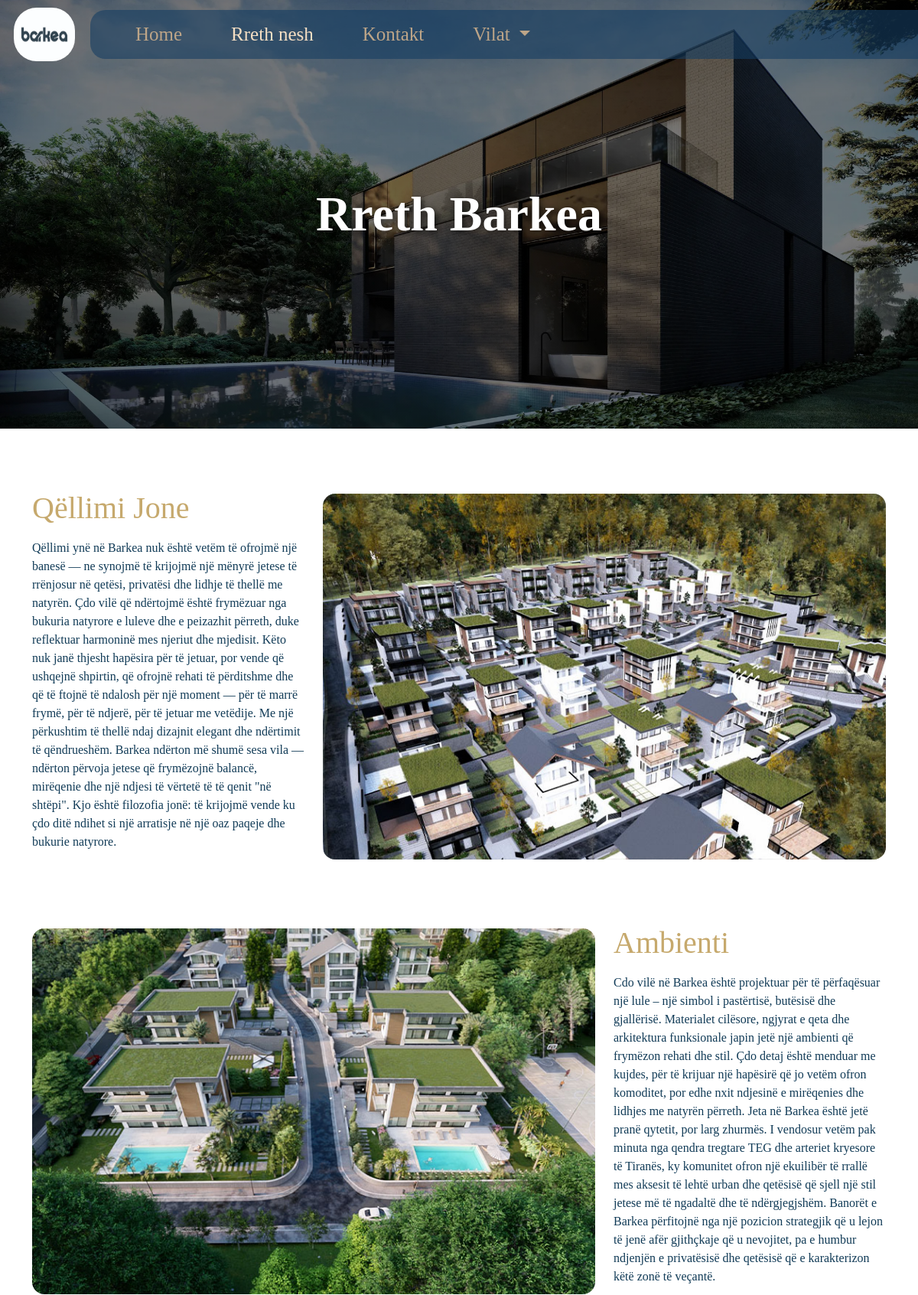
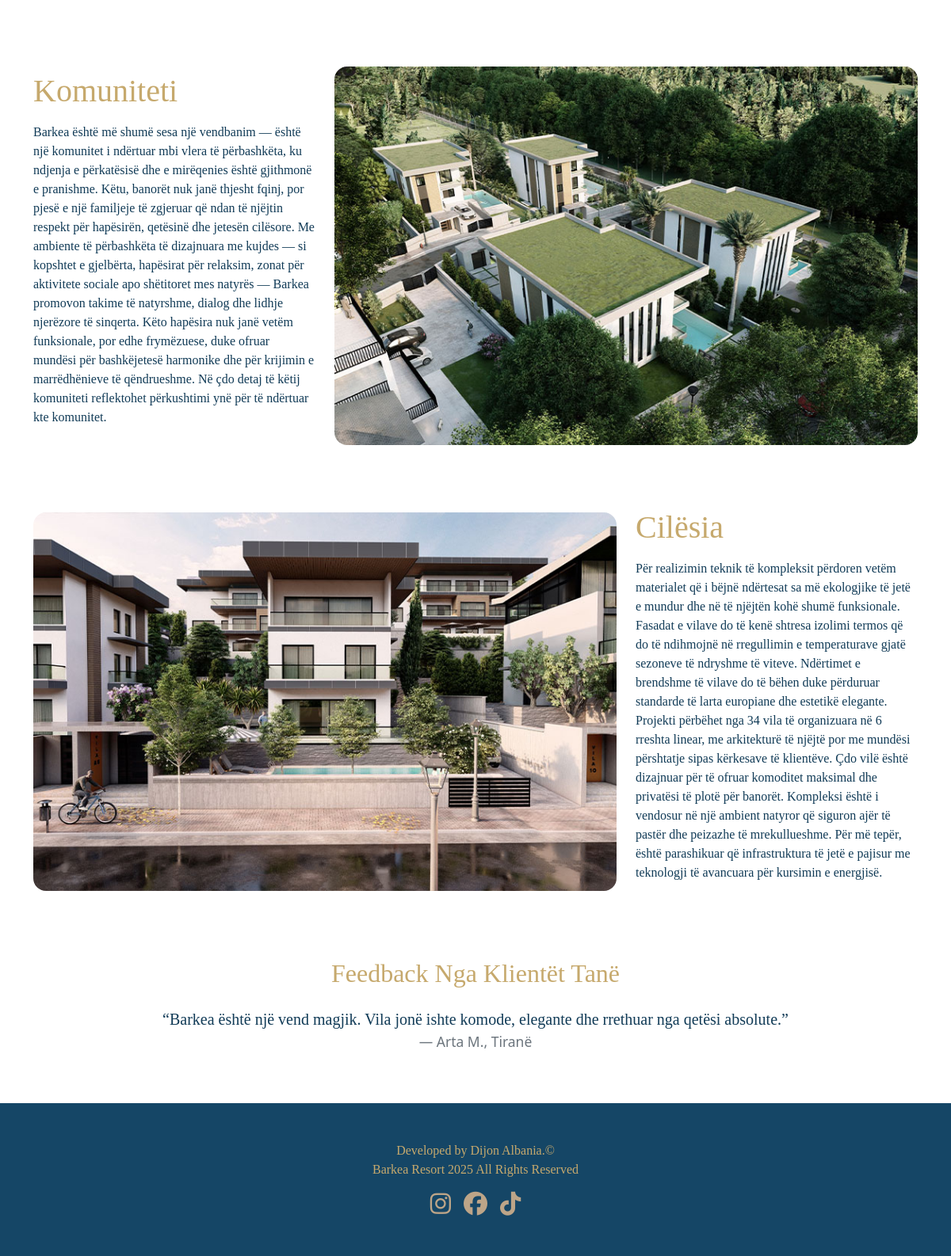
The page /about/ on the database its author committed (2 pictures, top to bottom).
### Barkea_App/models.py (models this page shows, shortened)
class About(models.Model):
    main_title=models.CharField(max_length=10)
    title1=models.CharField(max_length=20)
    description1=models.TextField()
    title2=models.CharField(max_length=20)
    description2=models.TextField()
    title3=models.CharField(max_length=20)
    description3=models.TextField()
    title4=models.CharField(max_length=20)
    description4=models.TextField()

### Barkea_App/views.py (the view)
# urls.py: path('about/', views.about_view, name='about'),
def about_view(request):
    footer= Footer.objects.first()
    vilat = Vilat.objects.all()
    about = About.objects.first()
    return render(request, 'barkea_about.html' ,{'vilat': vilat , 'about':about, 'footer': footer})

### Barkea_App/templates/barkea_about.html (shortened to what this page needs)
{% load static %}
<!DOCTYPE html>
<html lang="en">
<head>
	<link
	href="https://cdn.jsdelivr.net/npm/bootstrap@5.3.6/dist/css/bootstrap.min.css"
	rel="stylesheet"
>
	<link rel="stylesheet" href="https://cdnjs.cloudflare.com/ajax/libs/animate.css/4.1.1/animate.min.css"/>
  <link rel="stylesheet" href="https://cdn.jsdelivr.net/npm/bootstrap-icons@1.10.5/font/bootstrap-icons.css">
  <link href="https://cdn.jsdelivr.net/npm/aos@2.3.4/dist/aos.css" rel="stylesheet">
	<link rel="stylesheet" href="{% static 'CSS/barkea_about.css' %}">
  <link rel="stylesheet" href="https://cdnjs.cloudflare.com/ajax/libs/font-awesome/6.5.1/css/all.min.css">
</head>
<body>
<div id="hero-section">
  <div id="navBox" class="mb-5">
    <a class="navbar-brand" href="#">
      <img src="{% static "img/barkealogo.jpg"%}" alt="Avatar Logo" class="siteLogo">
    </a>
    <nav id="navBar" class="navbar fluid navbar-expand-sm animate__animated animate__fadeInRight">
      <div class="container-fluid d-flex justify-content-between align-items-center">
        <div class="collapse navbar-collapse" id="navbarLinks">
          <ul class="navbar-nav me-auto">
            <li class="nav-item mx-4">
              <a class="nav-link" href="{% url "home" %}">Home</a>
            </li>
            <li class="nav-item mx-4">
              <a class="nav-link active" href="{% url "about" %}">Rreth nesh</a>
            </li>
            <li class="nav-item mx-4">
              <a class="nav-link" href="{% url "contact" %}">Kontakt</a>
            </li>
            <li class="nav-item dropdown mx-4">
                <a class="nav-link dropdown-toggle" href="#" role="button" data-bs-toggle="dropdown" aria-expanded="false">
                  Vilat
                </a>
              </li>
          </ul>
        </div>
      </div>
    </nav>
  </div>
  <div class="hero-text">
    <h1 class="hero-header">Rreth Barkea</h1>
		</div>
</div>
  <div class="container" id="container1" data-aos="fade-up">
    <div class="row mt-5 d-flex align-items-center" id="row1">
      <div class="col-lg-4 d-flex flex-column justify-content-center" id="col1">
        <h1 class="subheader animate__animated animate__fadeInDown mb-3 text-start">{{about.title1}}</h1>
        <p class="animate__animated animate__fadeInRight w-100">
          {{about.description1}}
        </p>
      </div>
      <div class="col-lg-8 d-flex justify-content-start align-items-center">
        <img src="{% static "img/about_img.jpg"%}" class="img-fluid rounded-4 animate__animated animate__zoomIn w-100">
      </div>
    </div>
  </div>
  <div class="container" id="container2" data-aos="fade-up">
    <div class="row mt-5 d-flex align-items-center" id="row2">
      <div class="col-lg-8  d-flex justify-content-end align-items-center">
        <img src="{% static "img/about-2.jpg"%}" class="img-fluid rounded-4 animate__animated animate__zoomIn w-100">
      </div>
      <div class="col-lg-4 d-flex flex-column justify-content-bottom" id="col2">
        <h1 class="subheader animate__animated animate__fadeInDown mb-3 text-start">{{about.title2}}</h1>
        <p class="animate__animated animate__fadeInRight">
          {{about.description2}}
        </p>
      </div>
    </div>
  </div>
  <div class="container" id="container3" data-aos="fade-up">
    <div class="row mt-5 d-flex align-items-center" id="row3">
      <div class="col-lg-4 d-flex flex-column" id="col3">
        <h1 class="subheader animate__animated animate__fadeInDown mb-3 text-start">{{about.title3}}</h1>
        <p class="animate__animated animate__fadeInRight">
          {{about.description3}}
      </div>
      <div class="col-lg-8 d-flex justify-content-start align-items-center">
        <img src="{% static "img/about-3.jpg"%}" class="img-fluid rounded-4 animate__animated animate__zoomIn w-100">
      </div>
    </div>
  </div>
  <div class="container" id="container4" data-aos="fade-up">
    <div class="row mt-5 d-flex align-items-center" id="row4">
      <div class="col-lg-8  d-flex justify-content-end align-items-center">
        <img src="{% static "img/about-4.jpg"%}" class="img-fluid rounded-4 animate__animated animate__zoomIn w-100">
      </div>
      <div class="col-lg-4 d-flex flex-column justify-content-bottom" id="col4">
        <h1 class="subheader animate__animated animate__fadeInDown mb-3 text-start">{{about.title4}}</h1>
        <p class="animate__animated animate__fadeInRight">
          {{about.description4}}
        </p>
      </div>
    </div>
  </div>
  <div class="container my-5">
  <h2 class="text-center mb-4 subheader">Feedback Nga Klientët Tanë</h2>
  <div id="testimonialCarousel" class="carousel slide" data-bs-ride="carousel" data-bs-interval="3000">
    <div class="carousel-inner text-center">
      <div class="carousel-item active">
        <blockquote class="blockquote">
          <p class="mb-3">“Barkea është një vend magjik. Vila jonë ishte komode, elegante dhe rrethuar nga qetësi absolute.”</p>
          <footer class="blockquote-footer">Arta M., Tiranë</footer>
        </blockquote>
      </div>
    </div>
    <button class="carousel-control-prev" type="button" data-bs-target="#testimonialCarousel" data-bs-slide="prev">
      <span class="carousel-control-prev-icon"></span>
    </button>
    <button class="carousel-control-next" type="button" data-bs-target="#testimonialCarousel" data-bs-slide="next">
      <span class="carousel-control-next-icon"></span>
    </button>
  </div>
</div>
<footer id="footer" class="text-center text-lg-start py-5">
  <div class="container">
	<div class="row text-center">
		<label class="p-0">Developed by Dijon Albania.©</label>
		<label class="p-0">Barkea Resort <span id="year"></span> All Rights Reserved</label>
		<div class="d-flex justify-content-center align-items-center flex-row g-3">
		<a href="{{ footer.instagram }}" target="_blank">
			<i class="fa-brands fa-instagram mx-2"></i>
		</a>
		<a href="{{ footer.facebook }}" target="_blank">
			<i class="fa-brands fa-facebook mx-2"></i>
		</a>
		<a href="{{ footer.tiktok }}" target="_blank">
			<i class="fa-brands fa-tiktok mx-2"></i>
		</a>
		</div>
	</div>
  </div>
</footer>
</body>
</html>

### Barkea_App/static/CSS/barkea_about.css (style rules this page uses)
body { overflow-x: hidden; }
#hero-section { background: linear-gradient(rgba(0, 0, 0, 0.5), rgba(0, 0, 0, 0.5)), url("../img/hero_img.jpg") no-repeat center center/cover; background-repeat: no-repeat; height: 70vh; position: relative; color: white; display: flex; flex-direction: column; align-items: flex-start; row-gap: 120px; padding-left: 1.5%; }
.hero-text { position: absolute; top: 50%; left: 50%; transform: translate(-50%, -50%); display: flex; justify-content: center; align-items: center; text-align: center; padding: 20px 40px; border-radius: 8px; }
.hero-header { font-size: 4rem; font-weight: 700; line-height: 1.2; margin: 20px 0; font-family: Cambria, Cochin, Georgia, Times, 'Times New Roman', serif; border-radius: 10px; text-shadow: 2px 2px 8px rgba(0, 0, 0, 0.7); }
@media (min-width: 992px) { #container1, #container2, #container3, #container4 { margin-top: 80px; margin-bottom: 80px; } }
@media screen and (min-width:992px) and (max-width: 1280px) { li { font-size: 12px; } }
#navBox { display: flex; align-items:center; justify-content: space-between; gap: 20px; width: 100%; padding-top: 10px; top: 0; z-index: 999; }
#navBar { flex-grow: 1; border-top-left-radius: 20px; border-bottom-left-radius: 20px; padding: 5px 15px; background-color: #173e629a; z-index: 1050; }
.navbar-nav { margin: 0 !important; }
.siteLogo { border-radius:30px; width: 80px; height: 70px; }
.nav-link { font-size: 25px; transition: 0.3s; color: #BDA588 !important; font-family: Cambria, Cochin, Georgia, Times, 'Times New Roman', serif; }
.nav-link.active { color: #f5dfc4 !important; }
h1 { font-size: 40px; font-family: Cambria, Cochin, Georgia, Times, 'Times New Roman', serif; }
p { color: #113b57; font-family: Cambria, Cochin, Georgia, Times, 'Times New Roman', serif; }
.subheader { color:#c6a96d ; font-family: Cambria, Cochin, Georgia, Times, 'Times New Roman', serif; }
#footer { bottom:0; left:0; right:0; padding-top: 10px; padding-bottom: 10px; background-color:#154666; color:#c6a96d; text-align: center; font-family: Cambria, Cochin, Georgia, Times, 'Times New Roman', serif; }
i.fa-instagram, .fa-facebook, .fa-tiktok { font-size: 30px; }
a { color: #BDA588; }

### rows shown on the page
About: title1 "Qëllimi Jone", description1 "Qëllimi ynë në Barkea nuk është vetëm të ofrojmë një banesë — ne synojmë të krijojmë një mënyrë jetese të rrënjosur në qetësi, privatësi dhe lidhje të thellë me natyrën. Çdo vilë që ndërtojmë është frymëzuar nga bukuria natyrore e luleve dhe e peizazhit përreth, duke reflektuar harmoninë mes njeriut dhe mjedisit. Këto nuk janë thjesht hapësira për të jetuar, por vende që ushqejnë shpirtin, që ofrojnë rehati të përditshme dhe që të ftojnë të ndalosh për një moment — për të marrë frymë, për të ndjerë, për të jetuar me vetëdije. Me një përkushtim të thellë ndaj dizajnit elegant dhe ndërtimit të qëndrueshëm. Barkea ndërton më shumë sesa vila — ndërton përvoja jetese që frymëzojnë balancë,…", title2 "Ambienti", description2 "Cdo vilë në Barkea është projektuar për të përfaqësuar një lule – një simbol i pastërtisë, butësisë dhe gjallërisë. Materialet cilësore, ngjyrat e qeta dhe arkitektura funksionale japin jetë një ambienti që frymëzon rehati dhe stil. Çdo detaj është menduar me kujdes, për të krijuar një hapësirë që jo vetëm ofron komoditet, por edhe nxit ndjesinë e mirëqenies dhe lidhjes me natyrën përreth. Jeta në Barkea është jetë pranë qytetit, por larg zhurmës. I vendosur vetëm pak minuta nga qendra tregtare TEG dhe arteriet kryesore të Tiranës, ky komunitet ofron një ekuilibër të rrallë mes aksesit të lehtë urban dhe qetësisë që sjell një stil jetese më të ngadaltë dhe të ndërgjegjshëm. Banorët e Barkea…", title3 "Komuniteti", description3 "Barkea është më shumë sesa një vendbanim — është një komunitet i ndërtuar mbi vlera të përbashkëta, ku ndjenja e përkatësisë dhe e mirëqenies është gjithmonë e pranishme. Këtu, banorët nuk janë thjesht fqinj, por pjesë e një familjeje të zgjeruar që ndan të njëjtin respekt për hapësirën, qetësinë dhe jetesën cilësore. Me ambiente të përbashkëta të dizajnuara me kujdes — si kopshtet e gjelbërta, hapësirat për relaksim, zonat për aktivitete sociale apo shëtitoret mes natyrës — Barkea promovon takime të natyrshme, dialog dhe lidhje njerëzore të sinqerta. Këto hapësira nuk janë vetëm funksionale, por edhe frymëzuese, duke ofruar mundësi për bashkëjetesë harmonike dhe për krijimin e…", title4 "Cilësia", description4 "Për realizimin teknik të kompleksit përdoren vetëm materialet që i bëjnë ndërtesat sa më ekologjike të jetë e mundur dhe në të njëjtën kohë shumë funksionale. Fasadat e vilave do të kenë shtresa izolimi termos që do të ndihmojnë në rregullimin e temperaturave gjatë sezoneve të ndryshme të viteve. Ndërtimet e brendshme të vilave do të bëhen duke përduruar standarde të larta europiane dhe estetikë elegante. Projekti përbëhet nga 34 vila të organizuara në 6 rreshta linear, me arkitekturë të njëjtë por me mundësi përshtatje sipas kërkesave të klientëve. Çdo vilë është dizajnuar për të ofruar komoditet maksimal dhe privatësi të plotë për banorët. Kompleksi është i vendosur në një ambient natyror…"
